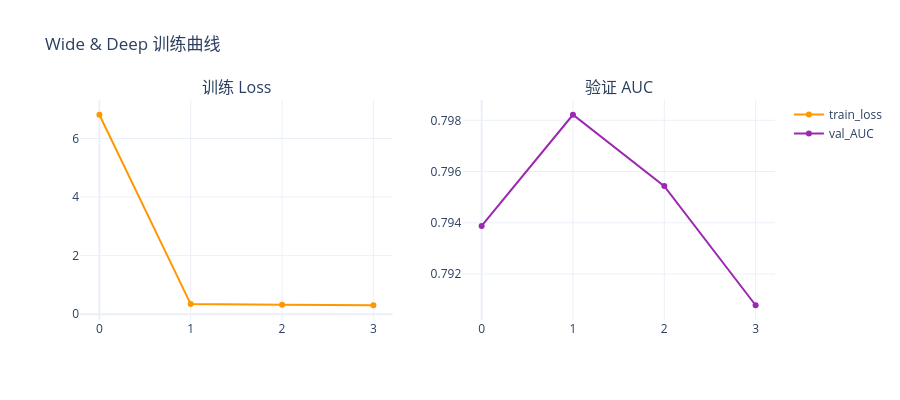

Here is the notebook cell this chart was saved with:
### Markdown cell above
## 4. Wide & Deep

### Code cell
# Cell 10 — Wide & Deep（与 DeepFM 相同配置）
widedeep = WideDeep(
    dense_dim=len(DENSE),
    sparse_vocab_sizes=VOCAB,
    sparse_features=SPARSE,
    embedding_dim=16,
    dnn_hidden_units=[256, 128, 64],
    dropout=0.3,
)
history_wd = train_model(
    widedeep, train_df, valid_df,
    dense_features=DENSE, sparse_features=SPARSE,
    epochs=10, batch_size=2048, lr=1e-3, patience=2, use_amp=True,
    save_path=str(MODELS_DIR / "widedeep.pt"),
)

# 训练曲线
fig_wd = make_subplots(rows=1, cols=2, subplot_titles=("训练 Loss", "验证 AUC"))
fig_wd.add_trace(go.Scatter(y=history_wd["train_loss"], name="train_loss",
                             line=dict(color="#FF9800")), row=1, col=1)
fig_wd.add_trace(go.Scatter(y=history_wd["val_auc"], name="val_AUC",
                             line=dict(color="#9C27B0")), row=1, col=2)
fig_wd.update_layout(template="plotly_white", title_text="Wide & Deep 训练曲线", width=900, height=400)
fig_wd.show()

wd_auc = max(history_wd["val_auc"])
wd_logloss = min(history_wd["val_logloss"])
print(f"Wide&Deep | best_val_AUC={wd_auc:.4f} | best_val_LogLoss={wd_logloss:.4f}")

### Figure 1 — Plotly figure (JSON) as saved in the notebook; plotly's stock layout.template omitted (floating-point values rounded to 4 significant figures)
{"data": [{"line": {"color": "#FF9800"}, "name": "train_loss", "type": "scatter", "xaxis": "x", "y": [6.811, 0.3446, 0.3267, 0.306], "yaxis": "y"}, {"line": {"color": "#9C27B0"}, "name": "val_AUC", "type": "scatter", "xaxis": "x2", "y": [0.7939, 0.7982, 0.7954, 0.7908], "yaxis": "y2"}], "layout": {"annotations": [{"font": {"size": 16}, "showarrow": false, "text": "训练 Loss", "x": 0.225, "xanchor": "center", "xref": "paper", "y": 1, "yanchor": "bottom", "yref": "paper"}, {"font": {"size": 16}, "showarrow": false, "text": "验证 AUC", "x": 0.775, "xanchor": "center", "xref": "paper", "y": 1, "yanchor": "bottom", "yref": "paper"}], "height": 400, "title": {"text": "Wide & Deep 训练曲线"}, "width": 900, "xaxis": {"anchor": "y", "domain": [0, 0.45]}, "xaxis2": {"anchor": "y2", "domain": [0.55, 1]}, "yaxis": {"anchor": "x", "domain": [0, 1]}, "yaxis2": {"anchor": "x2", "domain": [0, 1]}}}
